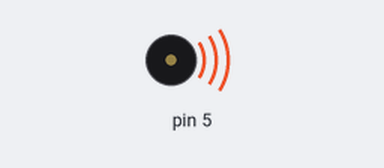
A sketch run on a simulated Arduino Uno, built with avr-gcc and run on an emulated ATmega328P. Parts: buzzer (waves = sounding).

Above: at 0.1 s.
Timing chart, 0 to 3.7 s (numbered marks = the images above):
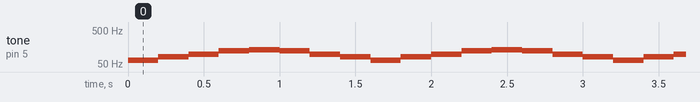

The sketch:

toneVar_problema_04.ino
```cpp
void setup()
{

}

void loop()
{
  tone(5, 65);
  delay(200);
  tone(5, 82);
  delay(200);
  tone(5, 98);
  delay(200);
  tone(5, 123);
  delay(200);
  tone(5, 130);
  delay(200);
  tone(5, 123);
  delay(200);
  tone(5, 98);
  delay(200);
  tone(5, 82);
  delay(200);
}
```

Measured:
- by itself, tone on pin 5: repeats every 1.6 s: 82 Hz 0.20 s, 98 Hz 0.20 s, 123 Hz 0.20 s, 130 Hz 0.20 s, 123 Hz 0.20 s, 98 Hz 0.20 s, 82 Hz 0.20 s, 65 Hz 0.20 s
